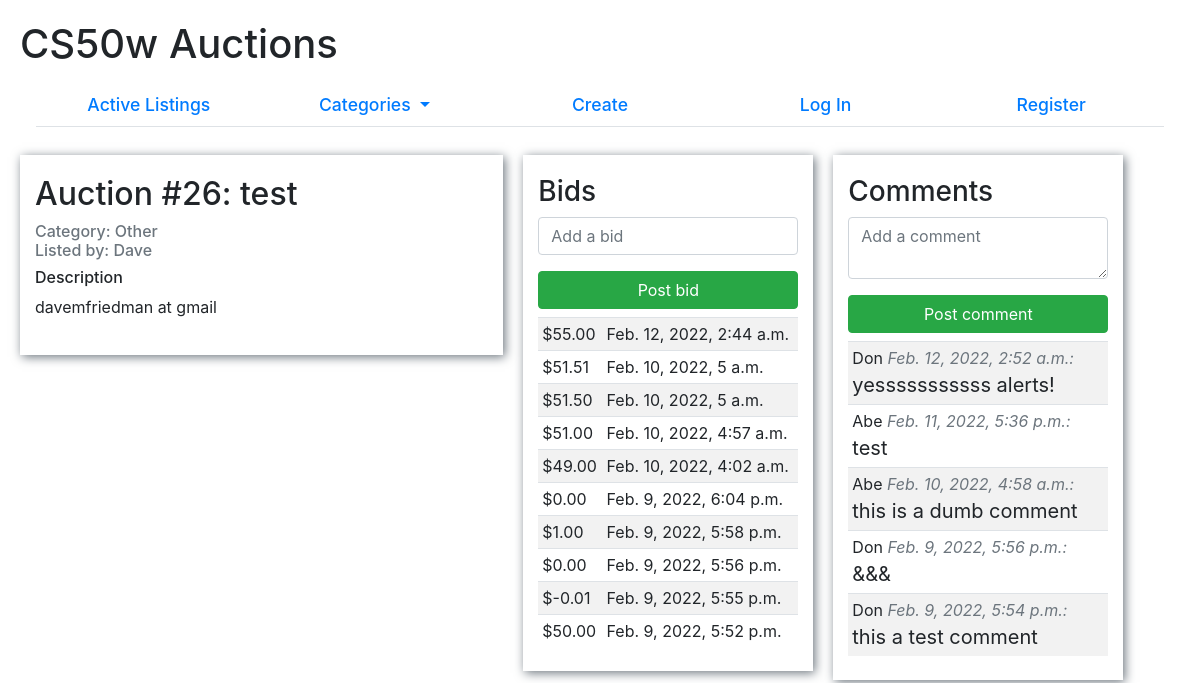
Page /26/test on the earlier database version.
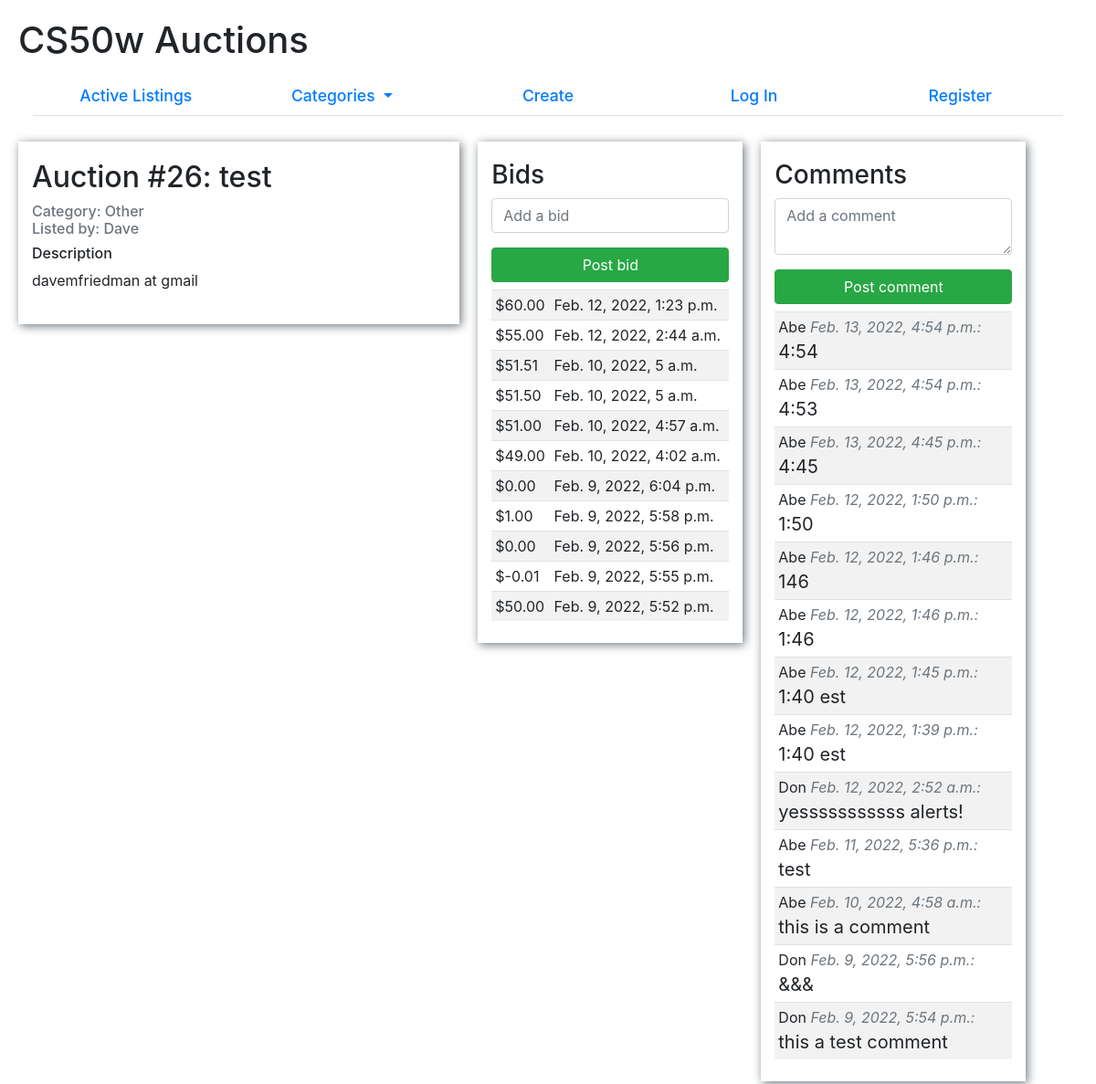
Same page on the later database version.
### auctions/models.py (models this page shows, shortened)
class Listing(Model):
    CATEGORIES = (
        ("BO", "Books, Movies & Music"),
        ("CO", "Collectibles & Art"),
        ("FA", "Fashion"),
        ("OT", "Other"),
    )
    name = CharField(max_length=64)
    category = CharField(choices=CATEGORIES, max_length=2)
    description = TextField(max_length=480)
    image_url = URLField(blank=True)
    list_price = DecimalField(max_digits=9, decimal_places=2)
    is_active = BooleanField()
    lister = ForeignKey(User, on_delete=CASCADE, related_name="lister")
    winner = ForeignKey(User, on_delete=CASCADE, blank=True, null=True)

class User(AbstractUser):
    pass

class Bid(Model):
    bid_price = DecimalField(max_digits=9, decimal_places=2)
    bid_time = DateTimeField(auto_now_add=True)
    bidder = ForeignKey(User, on_delete=CASCADE)
    listing = ForeignKey(Listing, on_delete=CASCADE, related_name="auction")

class Comment(Model):
    comment = TextField(max_length=280)
    commented = DateTimeField(auto_now_add=True)
    commenter = ForeignKey(User, on_delete=CASCADE)
    listing = ForeignKey(Listing, on_delete=CASCADE)

### auctions/views.py (the view, shortened to what this page needs)
# urls.py: path("<int:id>/<str:name>", views.read_listing, name="read"),
def read_listing(request, id, name):
    listing = Listing.objects.get(id=id)
    listing.category = listing.get_category_display()
    is_owner = False
    is_winner = False
    is_watched = False
    if listing.is_active == False and is_owner == False and is_winner == False:
        messages.error(request, "Sorry, this listing was closed.")
        return HttpResponseRedirect(reverse("index"))
    bids = Bid.objects.filter(listing=id).order_by("-bid_time")
    comments = Comment.objects.filter(listing=id).order_by("-commented")
    return render(request, "auctions/read_listing.html", {
        "owner": is_owner,
        "watched": is_watched,
        "listing": listing,
        "bids": bids,
        "comments": comments,
        "bidform": BidForm(),
        "commentform": CommentForm(),
    })

### auctions/forms.py (shortened to what this page needs)
class BidForm(ModelForm):
    class Meta:
        model = Bid
        fields = ["bid_price"]
        labels = {"bid_price": False}
        widgets = {"bid_price": NumberInput(attrs={
            "placeholder": "Add a bid"
            })}

class CommentForm(ModelForm):
    class Meta:
        model = Comment
        fields = ["comment"]
        labels = {"comment": False}
        widgets = {"comment": Textarea(attrs={
            "placeholder": "Add a comment",
            "rows": 2,
            })}

### auctions/context_processors.py (called while the page is built)
def add_categories_to_context(request):
    return {"categories": CATEGORIES}

### auctions/templates/auctions/read_listing.html (shortened to what this page needs)
{% extends "auctions/layout.html" %}
{% load crispy_forms_tags %}
{% load crispy_forms_field %}
{% block body %}
<div class="read_listing">
<div class="listing col-lg-5 col-md-6 col-sm-12">
    <h2>Auction #{{listing.id}}: {{listing.name}}
    </h2>
    <h6 class="text-muted">Category: {{listing.category}}
        <br>Listed by: {{listing.lister|capfirst}}
    </h6>
    <h6>Description</h6>
    <p>{{listing.description}}</p>
</div>
<div class="bidding col-lg-3 col-md-4 col-sm-12">
    <h3>Bids</h3>
    <div class="bid_form">
        <form action="{% url 'bid' listing.id listing.name %}" method="POST">
            {{bidform | crispy}}
            <input type="submit" value="Post bid" class="btn btn-success btn-block mb-2"
            {% if not listing.is_active %} disabled {% endif %}>
        </form>
    </div>
    {% if bids %}
    <table class="table table-striped mb-1">
        {% for bid in bids %}
        <tr>
            <td>${{bid.bid_price}}</td>
            <td>{{bid.bid_time}}</td>
        </tr>
        {% endfor %}
    </table>
    {% else %}
    <p class="mt-2 mb-0"><em>There are no bids to show</em></p>
    {% endif %}
</div>
<div class="commenting col-lg-3 col-md-4 col-sm-12">
    <h3>Comments</h3>
    <div class="comment_form">
        <form action="{% url 'comment' listing.id listing.name %}" method="POST">
            {{commentform | crispy}}
            <input type="submit" value="Post comment" class="btn btn-success btn-block"
            {% if not listing.is_active %} disabled {% endif %}>
        </form>
    </div>
    {% if comments %}
    <table class="table table-striped mt-2 mb-1">
        {% for comment in comments %}
        <tr>
            <td>
            {{comment.commenter|capfirst}}
            <span class="commented">{{comment.commented}}:</span><br>
            <span class="comment">{{comment.comment}}</span>
            </td>
        </tr>
        {% endfor %}
    </table>
    {% else %}
    <p class="mt-2 mb-0"><em>There are no comments to show</em></p>
    {% endif %}
</div>
</div>
{% endblock %}

### auctions/templates/auctions/layout.html (shortened to what this page needs)
{% load static %}
<!DOCTYPE html>
<html lang="en">
<head>
    <link rel="stylesheet" href="{% static 'auctions/styles.css' %}" >
    <link rel="stylesheet" href="https://cdn.jsdelivr.net/npm/bootstrap@4.6.1/dist/css/bootstrap.min.css">
    <link rel="stylesheet" href="https://cdn.jsdelivr.net/npm/bootstrap-icons@1.8.0/font/bootstrap-icons.css">
</head>
<body>
    <h1>CS50w Auctions</h1>
    <nav class="navbar navbar-light">
        <ul class="nav">
            <li class="nav-item">
                <a class="nav-link" href="{% url 'index' %}">Active Listings</a>
            </li>
            <li class="nav-item dropdown">
                <a class="nav-link dropdown-toggle" href="#" id="navbarDropdownMenuLink" data-toggle="dropdown" aria-haspopup="true" aria-expanded="false">
                    Categories
                </a>
            </li>
            <li class="nav-item">
                <a class="nav-link" href="{% url 'create' %}">Create</a>
            </li>
            {% if user.is_authenticated %}
            <li class="nav-item navbar-text">
                Signed in as <strong>{{ user.username|capfirst }}</strong>.
            </li>
            <li class="nav-item">
                <a class="nav-link" href="{% url 'logout' %}">Log Out</a>
            </li>
            {% else %}
            <li class="nav-item">
                <a class="nav-link" href="{% url 'login' %}">Log In</a>
            </li>
            <li class="nav-item">
                <a class="nav-link" href="{% url 'register' %}">Register</a>
            </li>
            {% endif %}
    </ul>
    </nav>
    {% block body %}
    {% endblock %}
</body>
</html>

### auctions/static/auctions/styles.css (style rules this page uses)
body { padding: 20px; }
.nav { width: 100%; border-bottom: 1px solid #dee2e6; }
.nav-item { float: left; width: 20%; text-align: center; font-size: 1.1rem; font-weight: 500; }
.comment { font-size: 1.25rem; }
.commented { font-style: italic; color: #6c757d; }
table td { padding: 0.75rem; vertical-align: middle; }
.listing, .bidding, .commenting { float: left; margin: 20px 20px 10px 0; padding: 20px; box-shadow: 2px 2px 10px #6c757d; }
.bidding table td, .commenting table td { padding: 0.25rem; }

Differences in the rows shown:
added Bid: bid_price "60.00", bid_time "Feb. 12, 2022, 1:23 p.m."
added Comment: commenter "Abe", commented "Feb. 13, 2022, 4:54 p.m.", comment "4:54"
added Comment: commenter "Abe", commented "Feb. 13, 2022, 4:54 p.m.", comment "4:53"
added Comment: commenter "Abe", commented "Feb. 13, 2022, 4:45 p.m.", comment "4:45"
added Comment: commenter "Abe", commented "Feb. 12, 2022, 1:50 p.m.", comment "1:50"
added Comment: commenter "Abe", commented "Feb. 12, 2022, 1:46 p.m.", comment "146"
added Comment: commenter "Abe", commented "Feb. 12, 2022, 1:46 p.m.", comment "1:46"
added Comment: commenter "Abe", commented "Feb. 12, 2022, 1:45 p.m.", comment "1:40 est"
added Comment: commenter "Abe", commented "Feb. 12, 2022, 1:39 p.m.", comment "1:40 est"
changed Comment: comment "this is a dumb comment" → "this is a comment"
